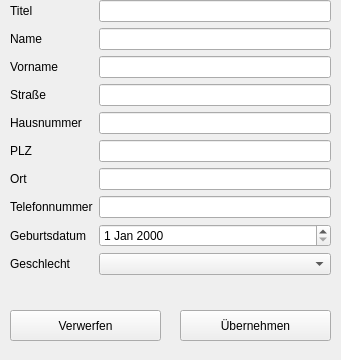
<?xml version="1.0" encoding="UTF-8"?>
<ui version="4.0">
 <class>addPatient</class>
 <widget class="QWidget" name="addPatient">
  <property name="geometry">
   <rect>
    <x>0</x>
    <y>0</y>
    <width>341</width>
    <height>360</height>
   </rect>
  </property>
  <property name="windowTitle">
   <string>Form</string>
  </property>
  <widget class="QWidget" name="formLayoutWidget">
   <property name="geometry">
    <rect>
     <x>10</x>
     <y>0</y>
     <width>321</width>
     <height>291</height>
    </rect>
   </property>
   <layout class="QFormLayout" name="formLayout">
    <property name="sizeConstraint">
     <enum>QLayout::SetDefaultConstraint</enum>
    </property>
    <item row="0" column="0">
     <widget class="QLabel" name="titelLabel">
      <property name="text">
       <string>Titel</string>
      </property>
     </widget>
    </item>
    <item row="0" column="1">
     <widget class="QLineEdit" name="titelLineEdit"/>
    </item>
    <item row="1" column="0">
     <widget class="QLabel" name="nameLabel">
      <property name="text">
       <string>Name</string>
      </property>
     </widget>
    </item>
    <item row="1" column="1">
     <widget class="QLineEdit" name="nameLineEdit"/>
    </item>
    <item row="2" column="0">
     <widget class="QLabel" name="firstNameLabel">
      <property name="text">
       <string>Vorname</string>
      </property>
     </widget>
    </item>
    <item row="2" column="1">
     <widget class="QLineEdit" name="firstNameLineEdit"/>
    </item>
    <item row="3" column="0">
     <widget class="QLabel" name="streetLabel">
      <property name="text">
       <string>Straße</string>
      </property>
     </widget>
    </item>
    <item row="3" column="1">
     <widget class="QLineEdit" name="streetLineEdit"/>
    </item>
    <item row="4" column="0">
     <widget class="QLabel" name="houseNumberLabel">
      <property name="text">
       <string>Hausnummer</string>
      </property>
     </widget>
    </item>
    <item row="4" column="1">
     <widget class="QLineEdit" name="houseNumberLineEdit"/>
    </item>
    <item row="5" column="0">
     <widget class="QLabel" name="pLZLabel">
      <property name="text">
       <string>PLZ</string>
      </property>
     </widget>
    </item>
    <item row="5" column="1">
     <widget class="QLineEdit" name="pLZLineEdit"/>
    </item>
    <item row="6" column="0">
     <widget class="QLabel" name="placeLabel">
      <property name="text">
       <string>Ort</string>
      </property>
     </widget>
    </item>
    <item row="6" column="1">
     <widget class="QLineEdit" name="placeLineEdit"/>
    </item>
    <item row="7" column="0">
     <widget class="QLabel" name="phoneNumberLabel">
      <property name="text">
       <string>Telefonnummer</string>
      </property>
     </widget>
    </item>
    <item row="7" column="1">
     <widget class="QLineEdit" name="phoneNumberLineEdit"/>
    </item>
    <item row="8" column="0">
     <widget class="QLabel" name="birthDateLabel">
      <property name="text">
       <string>Geburtsdatum</string>
      </property>
     </widget>
    </item>
    <item row="8" column="1">
     <widget class="QDateEdit" name="birthDateDateEdit"/>
    </item>
    <item row="9" column="0">
     <widget class="QLabel" name="genderLabel">
      <property name="text">
       <string>Geschlecht</string>
      </property>
     </widget>
    </item>
    <item row="9" column="1">
     <widget class="QComboBox" name="genderComboBox">
      <property name="placeholderText">
       <string>Geschlecht</string>
      </property>
     </widget>
    </item>
   </layout>
  </widget>
  <widget class="QPushButton" name="pushButton">
   <property name="geometry">
    <rect>
     <x>180</x>
     <y>310</y>
     <width>151</width>
     <height>31</height>
    </rect>
   </property>
   <property name="text">
    <string>Übernehmen</string>
   </property>
  </widget>
  <widget class="QPushButton" name="pushButton_2">
   <property name="geometry">
    <rect>
     <x>10</x>
     <y>310</y>
     <width>151</width>
     <height>31</height>
    </rect>
   </property>
   <property name="text">
    <string>Verwerfen</string>
   </property>
  </widget>
 </widget>
 <resources/>
 <connections/>
</ui>
